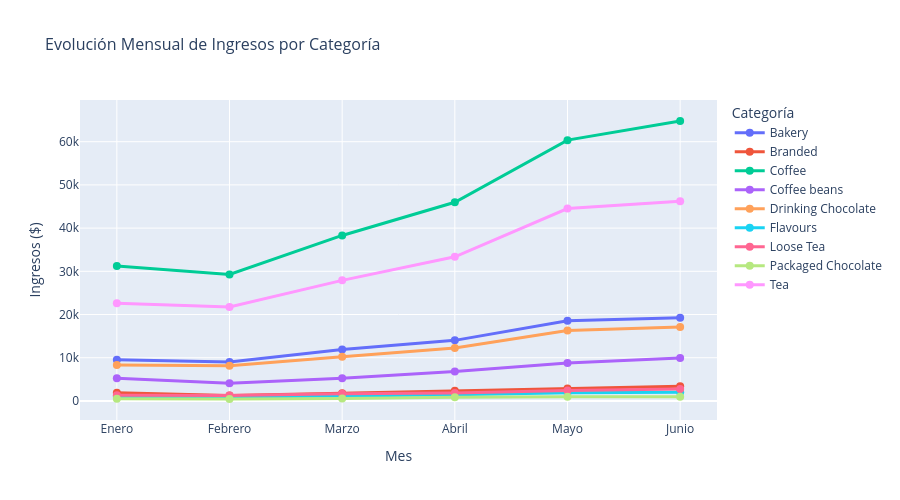

The code cell stored with this chart in its notebook:
### Code cell
# Crecimiento MoM de ingresos por categoría (gráfico de líneas)
revenue_cat_month = df.groupby(['month_name', 'product_category'])['revenue'].sum().reset_index()

fig = px.line(revenue_cat_month, 
              x='month_name', 
              y='revenue', 
              color='product_category',
              markers=True,
              title='Evolución Mensual de Ingresos por Categoría',
              labels={'month_name': 'Mes', 'revenue': 'Ingresos ($)', 'product_category': 'Categoría'})

fig.update_layout(font=dict(size=12), title_font_size=16, height=500)
fig.update_traces(line=dict(width=3), marker=dict(size=8))
fig.show()

# Calcular tasa de crecimiento por categoría (Enero vs Junio)
print("\nCrecimiento de ingresos por categoría (Enero → Junio):")
for categoria in df['product_category'].unique():
    cat_data = revenue_cat_month[revenue_cat_month['product_category'] == categoria]
    if len(cat_data) >= 2:
        enero = cat_data[cat_data['month_name'] == 'Enero']['revenue'].values
        junio = cat_data[cat_data['month_name'] == 'Junio']['revenue'].values
        if len(enero) > 0 and len(junio) > 0:
            crecimiento = ((junio[0] - enero[0]) / enero[0]) * 100
            print(f"{categoria}: {crecimiento:+.2f}% (${enero[0]:,.0f} → ${junio[0]:,.0f})")

### Figure 1 — Plotly figure (JSON) as saved in the notebook; plotly's stock layout.template omitted (floating-point values rounded to 4 significant figures)
{"data": [{"hovertemplate": "Categoría=Bakery<br>Mes=%{x}<br>Ingresos ($)=%{y}<extra></extra>", "legendgroup": "Bakery", "line": {"color": "#636efa", "dash": "solid", "width": 3}, "marker": {"size": 8, "symbol": "circle"}, "mode": "lines+markers", "name": "Bakery", "orientation": "v", "showlegend": true, "type": "scatter", "x": ["Enero", "Febrero", "Marzo", "Abril", "Mayo", "Junio"], "xaxis": "x", "y": [9536.0, 9039.0, 11900.0, 14020.0, 18570.0, 19250.0], "yaxis": "y"}, {"hovertemplate": "Categoría=Branded<br>Mes=%{x}<br>Ingresos ($)=%{y}<extra></extra>", "legendgroup": "Branded", "line": {"color": "#EF553B", "dash": "solid", "width": 3}, "marker": {"size": 8, "symbol": "circle"}, "mode": "lines+markers", "name": "Branded", "orientation": "v", "showlegend": true, "type": "scatter", "x": ["Enero", "Febrero", "Marzo", "Abril", "Mayo", "Junio"], "xaxis": "x", "y": [1890.0, 1235.0, 1801.0, 2379.0, 2889.0, 3413.0], "yaxis": "y"}, {"hovertemplate": "Categoría=Coffee<br>Mes=%{x}<br>Ingresos ($)=%{y}<extra></extra>", "legendgroup": "Coffee", "line": {"color": "#00cc96", "dash": "solid", "width": 3}, "marker": {"size": 8, "symbol": "circle"}, "mode": "lines+markers", "name": "Coffee", "orientation": "v", "showlegend": true, "type": "scatter", "x": ["Enero", "Febrero", "Marzo", "Abril", "Mayo", "Junio"], "xaxis": "x", "y": [31260.0, 29270.0, 38300.0, 45970.0, 60360.0, 64790.0], "yaxis": "y"}, {"hovertemplate": "Categoría=Coffee beans<br>Mes=%{x}<br>Ingresos ($)=%{y}<extra></extra>", "legendgroup": "Coffee beans", "line": {"color": "#ab63fa", "dash": "solid", "width": 3}, "marker": {"size": 8, "symbol": "circle"}, "mode": "lines+markers", "name": "Coffee beans", "orientation": "v", "showlegend": true, "type": "scatter", "x": ["Enero", "Febrero", "Marzo", "Abril", "Mayo", "Junio"], "xaxis": "x", "y": [5245.0, 4078.0, 5256.0, 6825.0, 8769.0, 9913.0], "yaxis": "y"}, {"hovertemplate": "Categoría=Drinking Chocolate<br>Mes=%{x}<br>Ingresos ($)=%{y}<extra></extra>", "legendgroup": "Drinking Chocolate", "line": {"color": "#FFA15A", "dash": "solid", "width": 3}, "marker": {"size": 8, "symbol": "circle"}, "mode": "lines+markers", "name": "Drinking Chocolate", "orientation": "v", "showlegend": true, "type": "scatter", "x": ["Enero", "Febrero", "Marzo", "Abril", "Mayo", "Junio"], "xaxis": "x", "y": [8338.0, 8132.0, 10250.0, 12270.0, 16320.0, 17110.0], "yaxis": "y"}, {"hovertemplate": "Categoría=Flavours<br>Mes=%{x}<br>Ingresos ($)=%{y}<extra></extra>", "legendgroup": "Flavours", "line": {"color": "#19d3f3", "dash": "solid", "width": 3}, "marker": {"size": 8, "symbol": "circle"}, "mode": "lines+markers", "name": "Flavours", "orientation": "v", "showlegend": true, "type": "scatter", "x": ["Enero", "Febrero", "Marzo", "Abril", "Mayo", "Junio"], "xaxis": "x", "y": [974.4, 930.4, 1172.0, 1418.0, 1906.0, 2008.0], "yaxis": "y"}, {"hovertemplate": "Categoría=Loose Tea<br>Mes=%{x}<br>Ingresos ($)=%{y}<extra></extra>", "legendgroup": "Loose Tea", "line": {"color": "#FF6692", "dash": "solid", "width": 3}, "marker": {"size": 8, "symbol": "circle"}, "mode": "lines+markers", "name": "Loose Tea", "orientation": "v", "showlegend": true, "type": "scatter", "x": ["Enero", "Febrero", "Marzo", "Abril", "Mayo", "Junio"], "xaxis": "x", "y": [1294.0, 1278.0, 1647.0, 1829.0, 2395.0, 2771.0], "yaxis": "y"}, {"hovertemplate": "Categoría=Packaged Chocolate<br>Mes=%{x}<br>Ingresos ($)=%{y}<extra></extra>", "legendgroup": "Packaged Chocolate", "line": {"color": "#B6E880", "dash": "solid", "width": 3}, "marker": {"size": 8, "symbol": "circle"}, "mode": "lines+markers", "name": "Packaged Chocolate", "orientation": "v", "showlegend": true, "type": "scatter", "x": ["Enero", "Febrero", "Marzo", "Abril", "Mayo", "Junio"], "xaxis": "x", "y": [521.9, 451.0, 588.2, 873.2, 981.1, 992.2], "yaxis": "y"}, {"hovertemplate": "Categoría=Tea<br>Mes=%{x}<br>Ingresos ($)=%{y}<extra></extra>", "legendgroup": "Tea", "line": {"color": "#FF97FF", "dash": "solid", "width": 3}, "marker": {"size": 8, "symbol": "circle"}, "mode": "lines+markers", "name": "Tea", "orientation": "v", "showlegend": true, "type": "scatter", "x": ["Enero", "Febrero", "Marzo", "Abril", "Mayo", "Junio"], "xaxis": "x", "y": [22620.0, 21730.0, 27910.0, 33360.0, 44540.0, 46240.0], "yaxis": "y"}], "layout": {"font": {"size": 12}, "height": 500, "legend": {"title": {"text": "Categoría"}, "tracegroupgap": 0}, "title": {"font": {"size": 16}, "text": "Evolución Mensual de Ingresos por Categoría"}, "xaxis": {"anchor": "y", "domain": [0, 1], "title": {"text": "Mes"}}, "yaxis": {"anchor": "x", "domain": [0, 1], "title": {"text": "Ingresos ($)"}}}}
